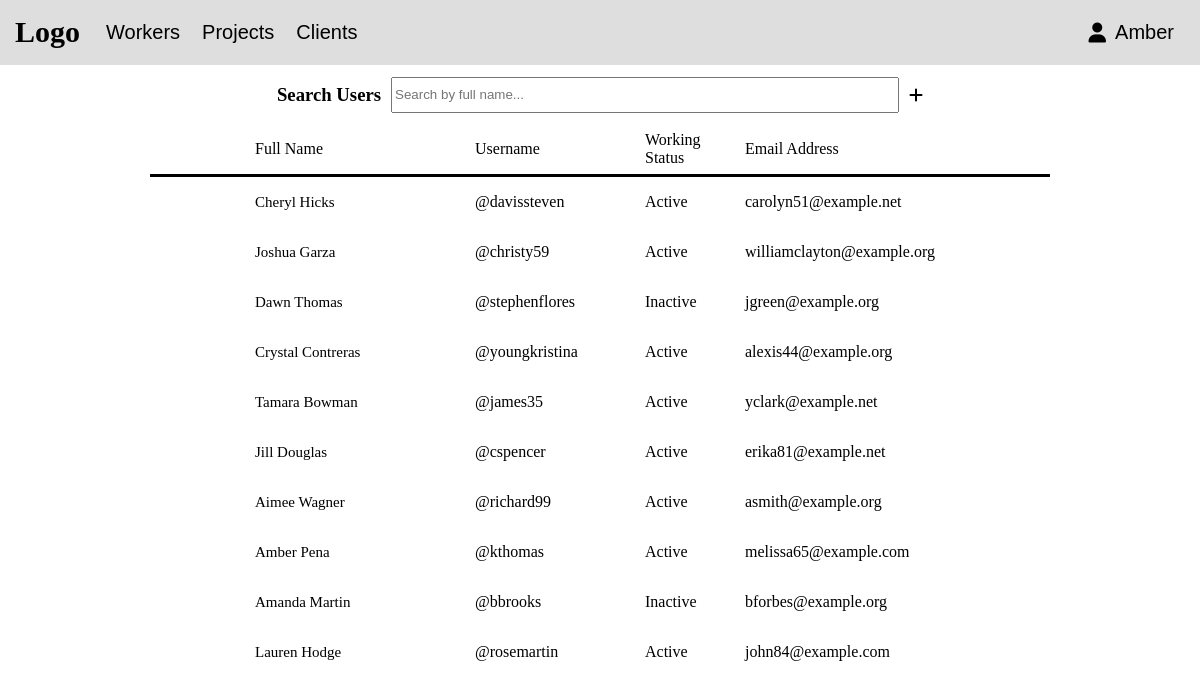
Before: /admin/users (signed in) with the older database file.
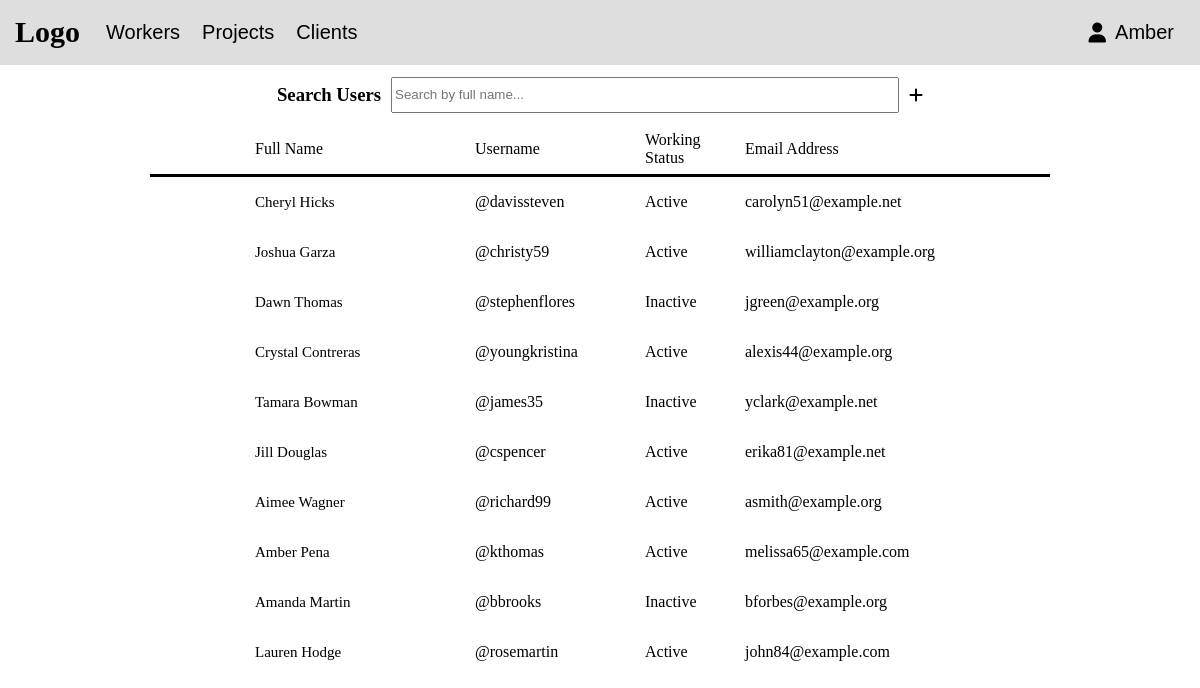
After: the same page with the newer database file.
### user.py (models this page shows, shortened)
class User(Base, UserMixin):
    __tablename__ = "user_table"
    __table_args__ = (UniqueConstraint("username"),)
    id = Column(Integer, primary_key=True)
    username = Column("username", String, nullable=False)
    password = Column(String)
    first_name = Column(String, nullable=False)
    last_name = Column(String, nullable=False)
    email_address = Column(String, nullable=False)
    is_admin = Column(Boolean, nullable=False)
    is_working = Column(Boolean, nullable=False)
    def to_dict_without_password(self):
        return {"id": self.id, "username": self.username,
                "first_name": self.first_name,
                "last_name": self.last_name,
                "email_address": self.email_address,
                "is_working": self.is_working}

### admin_blueprint.py (the view)
@admin_blueprint.route("/users")
@login_required
def show_users():
    if not current_user.is_admin:
        return "Access denied. You are not an admin."
    session = Session()
    users = session.query(User).all()
    user_objects = [user.to_dict_without_password() for user in users]
    return render_template("check_users2.html", users=user_objects)

### app.py (called while the page is built)
@login_manager.user_loader
def load_user(user_id):
    session = Session()
    user = session.query(User).filter(User.id == int(user_id)).first()
    session.close()
    return user

### templates/check_users2.html (shortened to what this page needs)
{% extends "admin_base.html" %}
{% block stylesheet %}<link rel="stylesheet" href="{{ url_for('static', filename='styles/stylesheet3.css') }}">{% endblock %}
{% block body %}
    <div id="main">
        <div id="page-title-with-search-bar">
            <h3>Search Users</h3>
            <input type="text" id="search-input" placeholder="Search by full name...">
            <i class="fa-solid fa-plus"></i>
        </div>
        <div style="width:900px;height:50px;display:flex;justify-content: center;align-items:center;gap:20px;border-bottom:solid;"><span style="width:200px;">Full Name</span><span style="width:150px;">Username</span><span style="width:80px;">Working Status</span><span style="width:200px;">Email Address</span></div>
        <div id="user-boxes-container" style="display:flex;flex-direction:column; align-items:center">
            {% for user in users %}
                <div class="user-box" style="width:900px;height:50px;display:flex;justify-content: center;align-items:center;gap:20px;">
                    <span style="font-size: 15px;width:200px;">{{ user["first_name"] }} {{user["last_name"]}}</span><span style="width:150px;">@{{ user["username"] }}</span><span style="width:80px;">{{ "Active" if user["is_working"] else "Inactive"}}</span><span style="width:200px;">{{ user["email_address"] }}</span>
                </div>
            {% endfor %}
        </div>
    </div>
{% endblock %}

### templates/admin_base.html (shortened to what this page needs)
{% extends "base.html" %}
{% block header_left %}
    <div class="dropdown">
        <button class="dropdown-button">Workers</button>
    </div>
    <div class="dropdown">
        <button class="dropdown-button">Projects</button>
    </div>
    <div class="dropdown">
        <button class="dropdown-button">Clients</button>
    </div>
{% endblock %}

### templates/base.html (shortened to what this page needs)
<!DOCTYPE html>
<html lang="en">
<head>
    {% block stylesheet %}{% endblock %}
</head>
<body>
    <header>
        <a href="{{ url_for('index') }}" class="link-without-decoration"><div id="logo">Logo</div></a>
        <div id="nav-var">
            <div class="header-end" id="header-left-end">
                {% block header_left %}{% endblock %}
            </div>
            <div class="header-end" id="header-right-end">
                <div class="dropdown">
                    <div style="display: flex; align-items: center; gap: 3px; padding: 5px;">
                        <i class="fa-solid fa-user fa-lg"></i>
                        <button class="dropdown-button">{{ current_user.first_name }}</button>
                    </div>
                </div>
            </div>
        </div>
    </header>
    {% block body %}{% endblock %}
</body>
</html>

### static/styles/stylesheet3.css (style rules this page uses)
#main { display: flex; flex-direction: column; justify-content: center; align-items: center; }
#search-input { width: 500px; height: 30px; }

Changed rows visible on the page:
changed User "james35": is_working "Active" → "Inactive"
